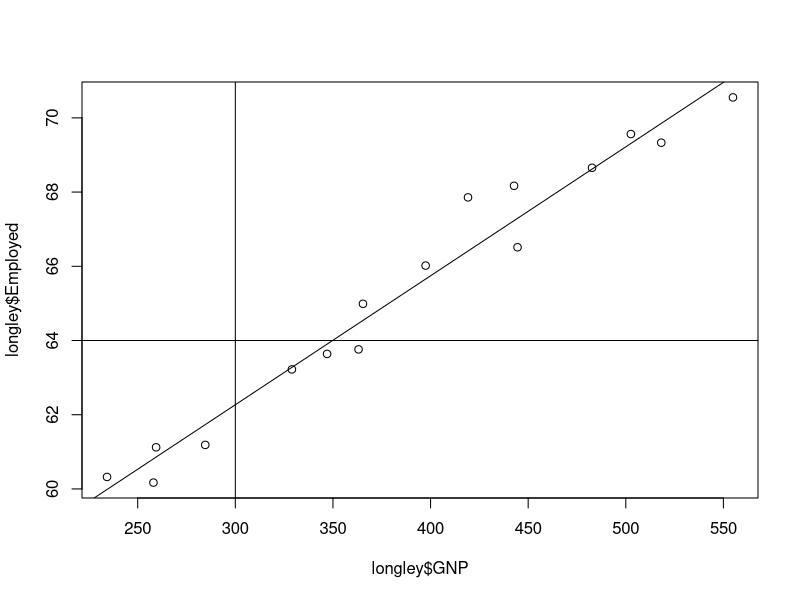
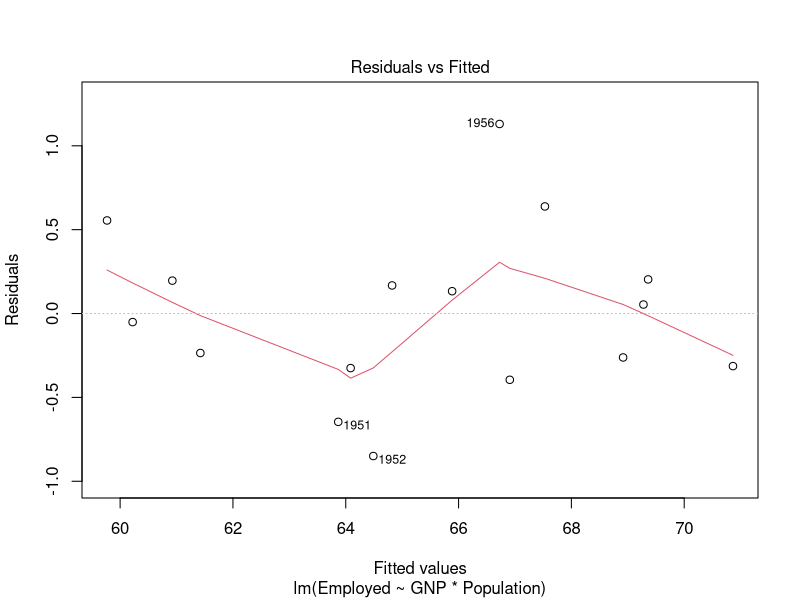
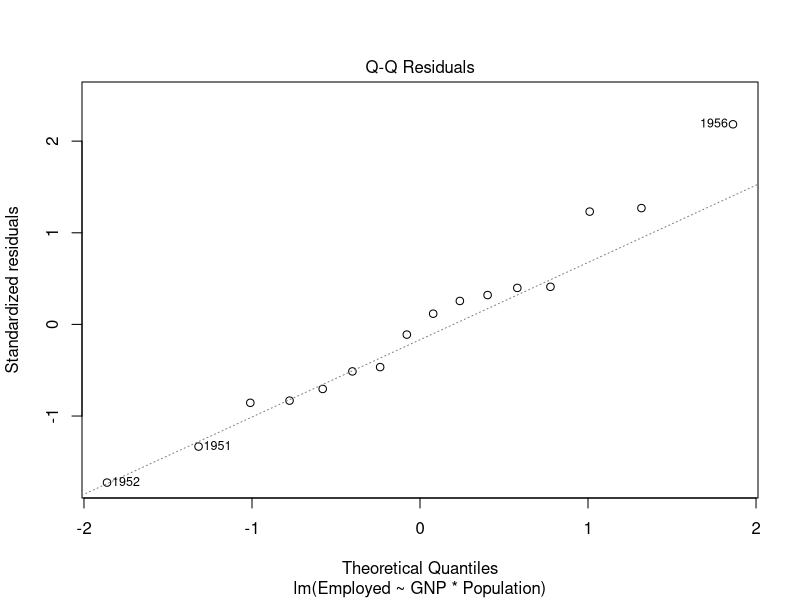
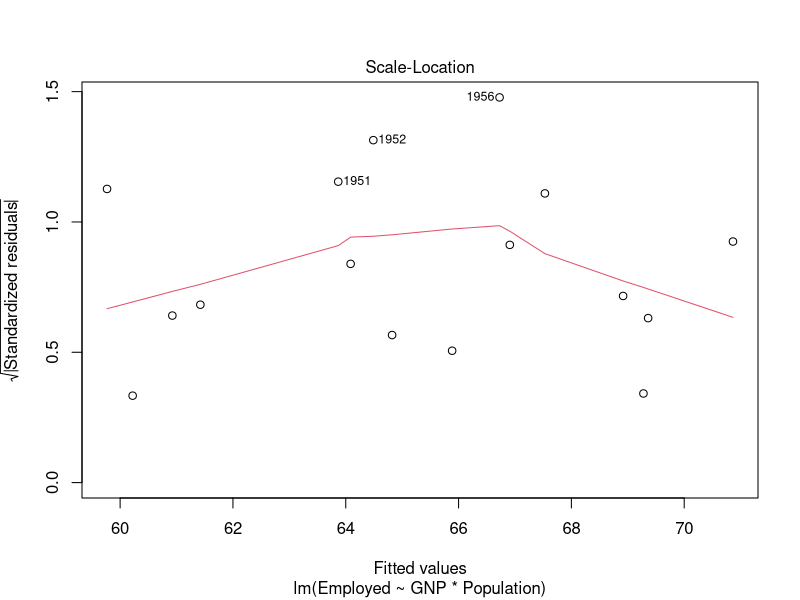
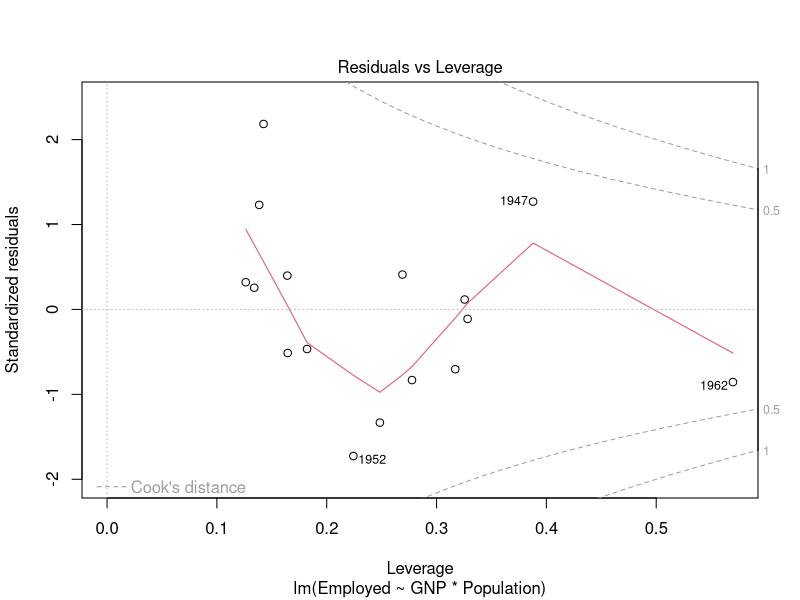
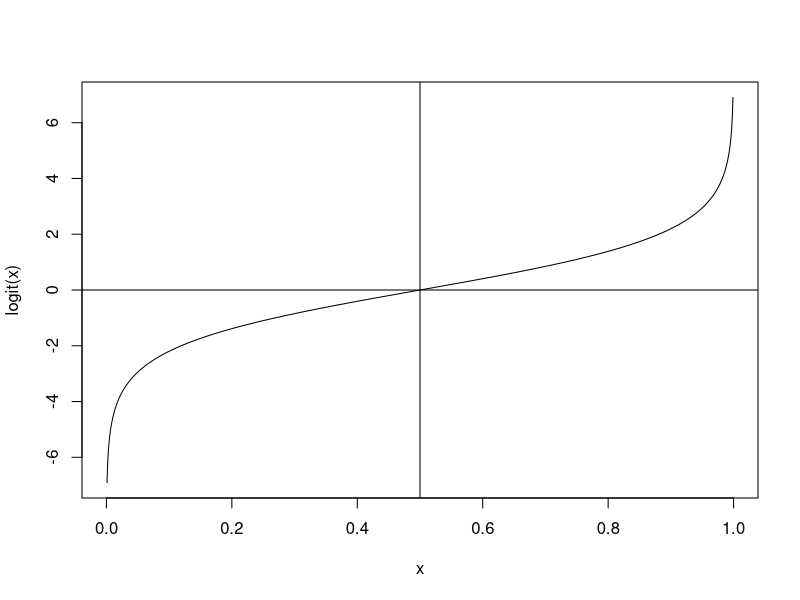
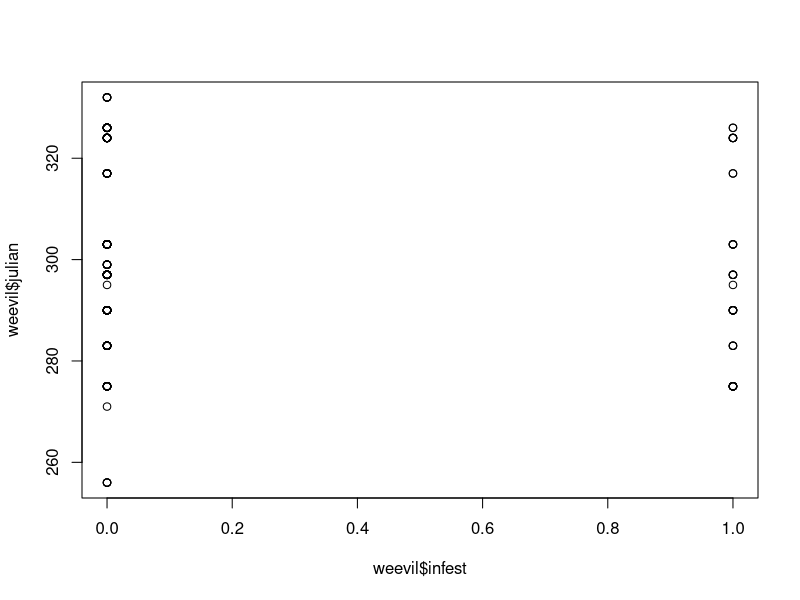
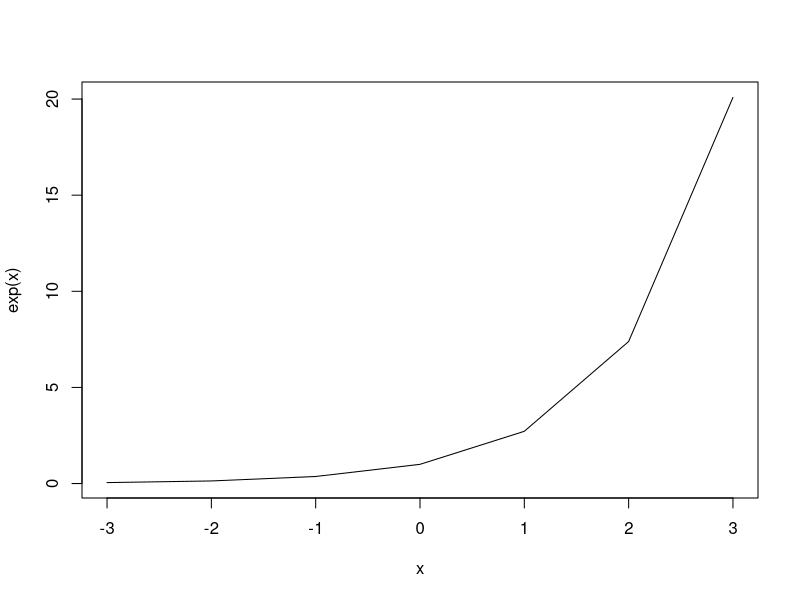

Write the R code that produced these figures, in order.
##Generalized Linear Models (glms)
#Review of Linear models - use lm()

data(longley) #economic dataset  built into R
longley

#Simple linear regression
plot(longley$GNP, longley$Employed)

f = lm(formula= Employed ~ GNP, data=longley)
f = lm(formula= longley$Employed ~ longley$GNP)

summary(f)
abline(f)

abline(v=300)
abline(h=64)

#Multiple regression
#Remember model notation: * indicates all possible interactions
g = lm(formula= Employed ~ GNP*Population, data=longley)
summary(g)

#Look at some plots

plot(g)

#GLM: logistic
#Used when you have proportion data (between 0 and 1 - e.g. probabilities)
#Link function: logit ln(p/(1-p))
#Converts 0-1 values into a much wider range (~-6 to 6)

#Visualize
help(seq)
x = seq(0.001,0.999,0.001) #generate sequence of values

y = log(x/(1-x))

plot(x,y, ylab="logit(x)", type="l")
abline(v=0.5)
abline(h=0)

#Grab some of my own data: acorns infested with weevils
#acorns are either infested (1) or uninfested (0), therefore
#it's a binary (specifically, a Bernoulli) response
#Three years of data

setwd("data")
weevil = read.csv('weevil.csv', header=TRUE)
setwd("..")
weevil[1:20,]

plot(weevil$infest, weevil$julian)

#modeling infestation as a function of species and year
#Three years of data - why do I only have 2 year dummy variables?
#Along the same lines - why only 1 species variable?

#Use glm function: setup is similar, just need to specify family

help(glm)

glm.logistic = glm(formula= infest ~ species + y07 + y08, data=weevil, 
family=binomial)

summary(glm.logistic)

#Logistic regression with weights

#Create some data
#Probability of seedling survival based on whether or not the seed was buried, and
#whether or not it received an anti-predator hot sauce treatment (red)
#2x2 factorial design within each of 10 plots for total of 40 subplots
#25 seeds per subplot

nplots = 10
nsubplots = 4 #per plot
nseeds = 25 #per subplot

#Generate dummy variables for buried and red
buried = rep(c(0,0,1,1),nplots)
red = rep(c(1,0,1,0),nplots)

#Generate intercept column (could also use model.matrix)
int = rep(1,40)

#Generate subplot id list
subplot = c(1:40)

#Create design matrix
mat = cbind(int,buried,red)

#"True" parameter values (int, buried, red)
b = c(-1,4,3)

#Calculate linear predictor using matrix multiplication
lin.pred = mat %*% b

#Transform using inverse logit to probabilities
exp.p = exp(lin.pred)/(1+exp(lin.pred))

#Generate actual observed values using probabilities
obs = rbinom(40,25,exp.p)
#Column of total seeds planted
total = rep(25,40)
#Calculate percent surviving in each subplot
pct = obs/total

#Bind data together and look at it
my.data = data.frame(subplot,buried,red,obs,total,pct)

my.data

#Conduct glm using pooled subplot-level data (i.e. percents) weighted
#"Frequency" form
model1 = glm(formula = pct ~ buried + red, family = binomial, 
             weights = total, data = my.data)
b
summary(model1)

#Now, expand data so that each seed is in a single row ("case" form)

my.data2.a = cbind(my.data[rep(1:nrow(my.data),my.data$obs),c(1,2,3)],1)
names(my.data2.a)[4] = "survive"
my.data2.b = cbind(my.data[rep(1:nrow(my.data),(25-my.data$obs)),c(1,2,3)],0)
names(my.data2.b)[4] = "survive"

my.data2 = rbind(my.data2.a,my.data2.b)

dim(my.data2)

#Check
nplots*nsubplots*nseeds

#Run GLM again without weights this time
model2 = glm(formula = survive ~ buried + red, family = binomial, data = my.data2)

summary(model2)

#Compare 
b
summary(model1)

#GLM: Poisson
#Used when you have count data (i.e., positive integers only)
#Problems with Poisson: single parameter makes it hard to fit sometimes
#Negative binomial (has 2 parameters) is an alternative
#I'll stop being lazy and make my own data

help(rpois)
counts = c(rpois(20,lambda=20),rpois(20,lambda=5))

counts

#Assign group membership
group = c(rep(1,20),rep(2,20))

#Make another junk variable

junk = rnorm(40,mean=0,sd=1)

data = cbind(counts,group,junk)
data

#Log link in Poisson glm - need positive number for prediction of lambda
x = seq(-3,3) #generate sequence of values

y = exp(x)

plot(x,y, ylab  ="exp(x)", type="l")

#Glm Uses a log link function by default, which is what we want
glm.Pois = glm(counts ~ group*junk, family=poisson())

summary(glm.Pois)


##################################################################
##Generalized linear mixed models (glmms)

##Simple Linear Mixed Model (Fixed and Random Effects)

library(nlme)
library(MASS)
data(oats)

#Give it reasonable names
names(oats) = c('block', 'variety', 'nitrogen', 'yield')

summary(oats)

#First a linear model

oats.lm = lm(yield ~ variety + nitrogen, data=oats)
summary(oats.lm)

#Now we'll add random effects of block
#Block is basically repeated versions of the experiment in different plots
#We're not really interested in these variables, but you can think of block
#as random because you picked these blocks from a distribution of potential sites

#use lme()function - arguments are similar
#random  = ~1|(something) is the format you will use for random intercepts
oats.mixed = lme(yield ~ variety + nitrogen, random = ~1|block, data=oats)

summary(oats.mixed)
#Random effects listed first, then fixed effects

#Finally, the combination: General Linear Mixed Model

#Using function glmmPQL in package MASS
#My weevil data, but with a random intercept based on tree
#Tree makes a lot of sense as a random effect - they are a subset of many
#trees that could have been chosen for the study, and I'm not particularly interested
#in the variation between trees other than making sure it doesn't pollute my other inferences

weevil = read.csv('data/weevil.csv',header=TRUE)

weevil[1:10,]
weevil$treecode = as.factor(weevil$treecode)

weevil.mixed = glmmPQL(infest ~ species + y07 + y08, random = ~1|treecode, data=weevil, 
family=binomial(link='logit'))

summary(weevil.mixed)

